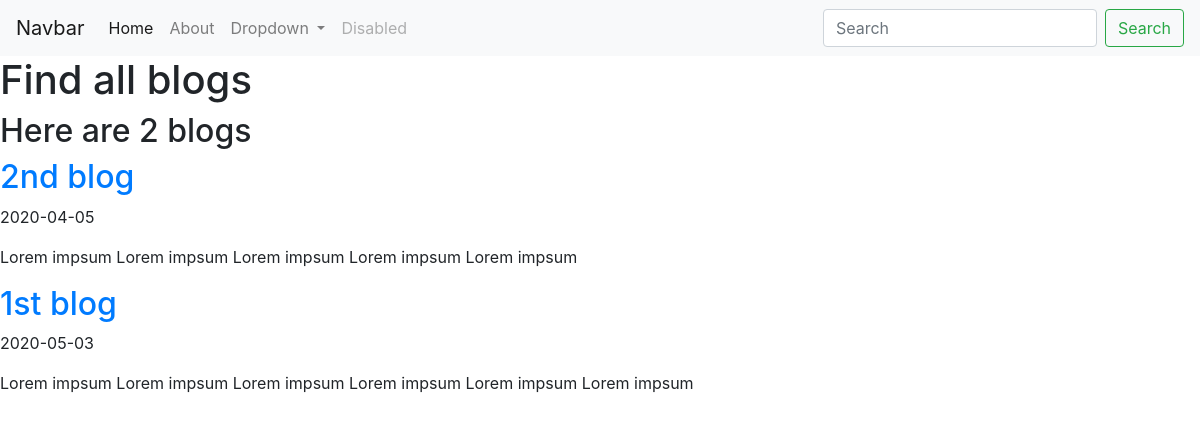
Screenshot of /blog/ with the database file from the repository.
### blog/models.py (models this page shows)
class Blog(models.Model):
	title = models.CharField(max_length=100)
	date = models.CharField(max_length=50)
	description = models.CharField(max_length=250)

### blog/views.py (the view)
# urls.py: path('', views.all_blogs, name = "all_blogs"),
def all_blogs(request):
	blogs = Blog.objects.order_by("date")[:5]
	return render(request, "blog/all_blogs.html", {"blogs":blogs})

### blog/templates/blog/all_blogs.html
{% extends "porftolio/base.html" %}
{% block content %}
<h1> Find all blogs</h1>
<h2>Here are {{ blogs.count }} blog{{ blogs.count|pluralize }}</h2>
{% for blog in blogs %}
<a href="{% url "blog:detail" blog.id %}"><h2>{{  blog.title }}</h2></a>
<p>{{  blog.date }}</p>
<p>{{  blog.description }}</p>
{% endfor %}
{% endblock %}

### rows the page displays
Blog: title "2nd blog", date "2020-04-05", description "Lorem impsum Lorem impsum Lorem impsum Lorem impsum Lorem impsum"
Blog: title "1st blog", date "2020-05-03", description "Lorem impsum Lorem impsum Lorem impsum Lorem impsum Lorem impsum Lorem impsum"

### other values shown
{{ blogs.count }} "2"
